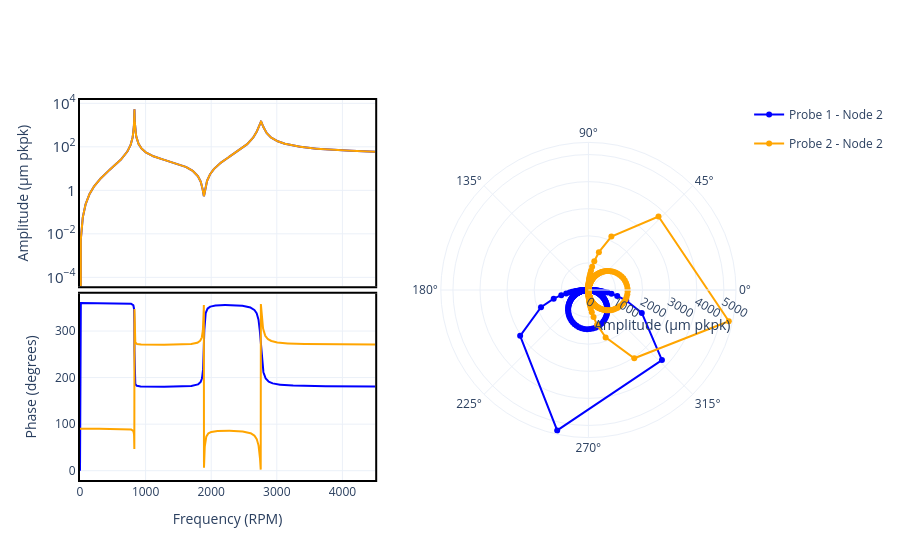

Notebook code for this chart:
### Code cell
# response in x axis (0 degrees) at the left disk of rotor (node = 2)
probe1 = rs.Probe(2, 0)
# response in y axis (90 degrees) at the left disk of rotor (node = 2)
probe2 = rs.Probe(2, Q_(90, "deg"))
fig = results_case1.plot(
    probe=[probe1, probe2],
    frequency_units="RPM",
    amplitude_units="µm pkpk",
    phase_units="degrees",
)
# changing to log scale
fig.update_layout(
    yaxis=dict(
        type="log",
    )
)

### Figure 1 — Plotly figure (JSON) as saved in the notebook; plotly's stock layout.template omitted (floating-point values rounded to 4 significant figures; data arrays with more than 128 entries replaced by an {"elided": "..."} marker saying what was removed)
{"data": [{"hovertemplate": "Frequency (RPM): %{x:.2f}<br>Amplitude (µm pkpk): %{y:.2e}", "legendgroup": "Probe 1 - Node 2", "line": {"color": "blue"}, "mode": "lines", "name": "Probe 1 - Node 2", "showlegend": false, "type": "scatter", "x": {"elided": "2451 float values"}, "xaxis": "x", "y": {"elided": "2451 float values"}, "yaxis": "y"}, {"hovertemplate": "Frequency (RPM): %{x:.2f}<br>Amplitude (µm pkpk): %{y:.2e}", "legendgroup": "Probe 2 - Node 2", "line": {"color": "orange"}, "mode": "lines", "name": "Probe 2 - Node 2", "showlegend": false, "type": "scatter", "x": {"elided": "2451 float values"}, "xaxis": "x", "y": {"elided": "2451 float values"}, "yaxis": "y"}, {"hovertemplate": "Frequency (RPM): %{x:.2f}<br>Phase (degrees): %{y:.2e}", "legendgroup": "Probe 1 - Node 2", "line": {"color": "blue"}, "mode": "lines", "name": "Probe 1 - Node 2", "showlegend": false, "type": "scatter", "x": {"elided": "2451 float values"}, "xaxis": "x2", "y": {"elided": "2451 float values"}, "yaxis": "y2"}, {"hovertemplate": "Frequency (RPM): %{x:.2f}<br>Phase (degrees): %{y:.2e}", "legendgroup": "Probe 2 - Node 2", "line": {"color": "orange"}, "mode": "lines", "name": "Probe 2 - Node 2", "showlegend": false, "type": "scatter", "x": {"elided": "2451 float values"}, "xaxis": "x2", "y": {"elided": "2451 float values"}, "yaxis": "y2"}, {"customdata": {"elided": "2451 float values"}, "hovertemplate": "Amplitude (µm pkpk): %{r:.2e}<br>Phase: %{theta:.2f}<br>Frequency (RPM): %{customdata:.2f}", "legendgroup": "Probe 1 - Node 2", "line": {"color": "blue"}, "marker": {"color": "blue"}, "mode": "lines+markers", "name": "Probe 1 - Node 2", "r": {"elided": "2451 float values"}, "showlegend": true, "subplot": "polar", "theta": {"elided": "2451 float values"}, "thetaunit": "degrees", "type": "scatterpolar"}, {"customdata": {"elided": "2451 float values"}, "hovertemplate": "Amplitude (µm pkpk): %{r:.2e}<br>Phase: %{theta:.2f}<br>Frequency (RPM): %{customdata:.2f}", "legendgroup": "Probe 2 - Node 2", "line": {"color": "orange"}, "marker": {"color": "orange"}, "mode": "lines+markers", "name": "Probe 2 - Node 2", "r": {"elided": "2451 float values"}, "showlegend": true, "subplot": "polar", "theta": {"elided": "2451 float values"}, "thetaunit": "degrees", "type": "scatterpolar"}], "layout": {"polar": {"angularaxis": {"thetaunit": "degrees"}, "domain": {"x": [0.55, 1], "y": [0, 1]}, "radialaxis": {"exponentformat": "power", "title": {"text": "Amplitude (µm pkpk)"}}}, "xaxis": {"anchor": "y", "domain": [0, 0.45], "matches": "x2", "showticklabels": false}, "xaxis2": {"anchor": "y2", "domain": [0, 0.45], "range": [0, 4500], "title": {"text": "Frequency (RPM)"}}, "yaxis": {"anchor": "x", "domain": [0.51, 1], "exponentformat": "power", "title": {"text": "Amplitude (µm pkpk)"}, "type": "log"}, "yaxis2": {"anchor": "x2", "domain": [0, 0.49], "title": {"text": "Phase (degrees)"}}}}
